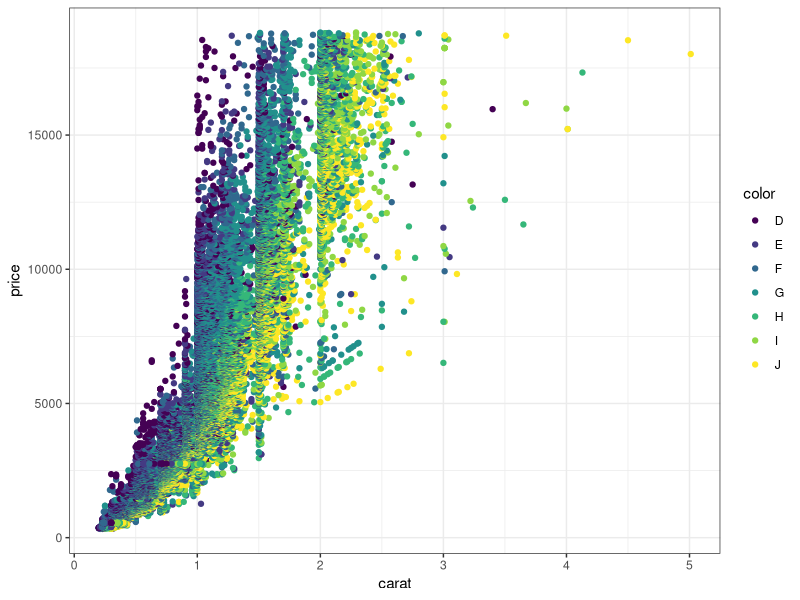

Source code (R):
library(dplyr)
library(ggplot2)

create_file <- function(name){
  path   <- paste(getwd(),"/",name,".png",sep = '') %>% 
            file.path() %>% png(,width=960,height=480)
}

#this is the template: change the theme (and the name argument) to produce the other plots

create_file(name = "theme_bw")
ggplot(data=diamonds, aes(carat,price ))+
  geom_point(aes(colour= color))+
  theme_bw()
dev.off()
